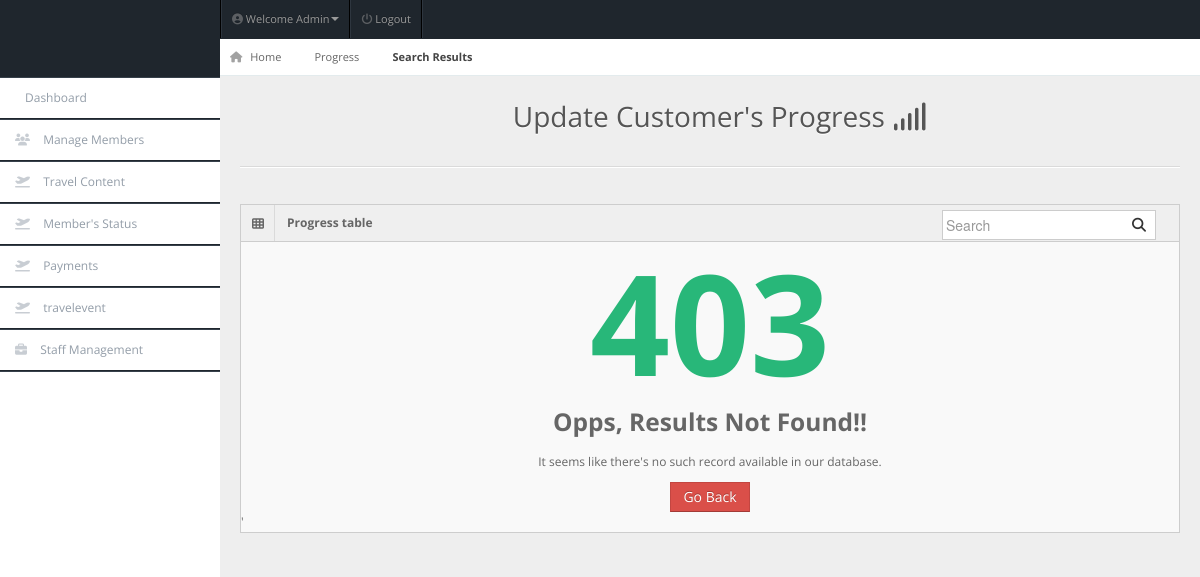
The page /admin/search-result-progress.php (signed in) on the database as committed earlier.
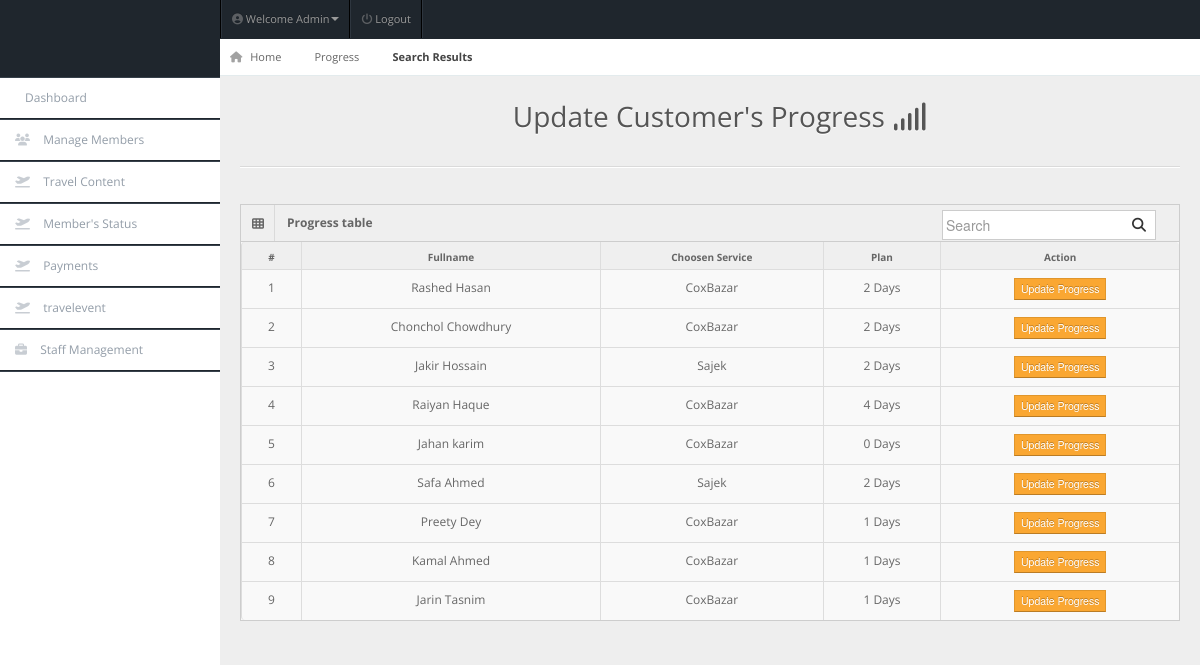
The same page on the database as committed later.
### tables this page shows
CREATE TABLE `members` (
  `user_id` int(11) NOT NULL,
  `fullname` varchar(20) NOT NULL,
  `username` varchar(20) NOT NULL,
  `password` varchar(100) NOT NULL,
  `gender` varchar(20) NOT NULL,
  `dor` date NOT NULL,
  `services` varchar(50) NOT NULL,
  `amount` int(100) NOT NULL,
  `paid_date` date NOT NULL,
  `p_year` int(11) NOT NULL,
  `plan` varchar(100) NOT NULL,
  `address` varchar(20) NOT NULL,
  `contact` varchar(10) NOT NULL,
  `status` varchar(20) NOT NULL DEFAULT 'Active',
  `reminder` int(11) NOT NULL DEFAULT '0'
);

### admin/search-result-progress.php (the view, shortened to what this page needs)
<!DOCTYPE html>
<html lang="en">
<head>
<link rel="stylesheet" href="../css/bootstrap.min.css" />
<link rel="stylesheet" href="../css/bootstrap-responsive.min.css" />
<link rel="stylesheet" href="../css/fullcalendar.css" />
<link rel="stylesheet" href="../css/matrix-style.css" />
<link rel="stylesheet" href="../css/matrix-media.css" />
<link href="../font-awesome/css/fontawesome.css" rel="stylesheet" />
<link href="../font-awesome/css/all.css" rel="stylesheet" />
<link rel="stylesheet" href="../css/jquery.gritter.css" />
</head>
<body>
<div id="header">
  <h1><a href="dashboard.html">Nayeem Travelling Co Admin</a></h1>
</div>
<?php include 'includes/topheader.php'?>
<?php $page="manage-customer-progress"; include 'includes/sidebar.php'?>
<div id="content">
  <div id="content-header">
    <div id="breadcrumb"> <a href="index.php" title="Go to Home" class="tip-bottom"><i class="fas fa-home"></i> Home</a> <a href="customer-progress.php">Progress</a> <a href="#" class="current">Search Results</a> </div>
    <h1 class="text-center">Update Customer's Progress <i class="fas fa-signal"></i></h1>
  </div>
  <div class="container-fluid">
    <hr>
    <div class="row-fluid">
      <div class="span12">
      <div class='widget-box'>
          <div class='widget-title'> <span class='icon'> <i class='fas fa-th'></i> </span>
            <h5>Progress table</h5>
            <form id="custom-search-form" role="search" method="POST" action="search-result.php" class="form-search form-horizontal pull-right">
                <div class="input-append span12">
                    <input type="text" class="search-query" placeholder="Search" name="search" required>
                    <button type="submit" class="btn"><i class="fas fa-search"></i></button>
                </div>
            </form>
          </div>
          <div class='widget-content nopadding'>
	  <?php
      $search=$_POST['search'];
      $cnt = 1;
      $qry="select * from members where fullname like '%$search%' or username like '%$search%'";
        $result=mysqli_query($conn,$qry);
        if (mysqli_num_rows($result)==0){
            echo"<div class='error_ex'>
            <h1>403</h1>
            <h3>Opps, Results Not Found!!</h3>
            <p>It seems like there's no such record available in our database.</p>
            <a class='btn btn-danger btn-big'  href='payment.php'>Go Back</a> </div>'";
        }else{
        echo"<table class='table table-bordered table-hover'>
        <thead>
          <tr>
            <th>#</th>
            <th>Fullname</th>
            <th>Choosen Service</th>
            <th>Plan</th>
            <th>Action</th>
          </tr>
        </thead>";
            while($row=mysqli_fetch_array($result)){
            echo"<tbody>
                <td><div class='text-center'>".$cnt."</div></td>
                <td><div class='text-center'>".$row['fullname']."</div></td>
                <td><div class='text-center'>".$row['services']."</div></td>
                <td><div class='text-center'>".$row['plan']." Days</div></td>
                <td><div class='text-center'><a href='update-progress.php?id=".$row['user_id']."'><button class='btn btn-warning btn-mini'> Update Progress</button></a></div></td>
              </tbody>";
         $cnt++;   }
        }
            ?>
            </table>
          </div>
        </div>
      </div>
    </div>
  </div>
</div>
</body>
</html>

Rows that differ between the two databases and show on the page:
added members: fullname "Rashed Hasan", services "CoxBazar", plan "2"
added members: fullname "Chonchol Chowdhury", services "CoxBazar", plan "2"
added members: fullname "Jakir Hossain", services "Sajek", plan "2"
added members: fullname "Raiyan Haque", services "CoxBazar", plan "4"
added members: fullname "Jahan karim", services "CoxBazar", plan "0"
added members: fullname "Safa Ahmed", services "Sajek", plan "2"
added members: fullname "Preety Dey", services "CoxBazar", plan "1"
added members: fullname "Kamal Ahmed", services "CoxBazar", plan "1"
added members: fullname "Jarin Tasnim", services "CoxBazar", plan "1"
Other text that changed with them:
text no longer shown: "403 Opps, Results Not Found!! It seems like there's no such record available in our database. Go Back '"
text now shown: "# Fullname Choosen Service Plan Action"
